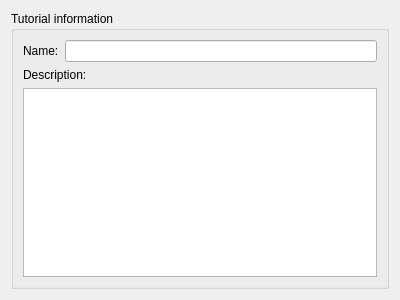
<?xml version="1.0" encoding="UTF-8"?>
<ui version="4.0">
 <class>TutorialInformationWidget</class>
 <widget class="QWidget" name="TutorialInformationWidget">
  <property name="geometry">
   <rect>
    <x>0</x>
    <y>0</y>
    <width>400</width>
    <height>300</height>
   </rect>
  </property>
  <property name="windowTitle">
   <string comment="@title">Set tutorial information</string>
  </property>
  <property name="whatsThis">
   <string comment="@info:whatsthis">&lt;para&gt;Set the name and description of the tutorial.&lt;/para&gt;
&lt;para&gt;The name and the description are shown in the dialog where the tutorial to be started is selected.&lt;/para&gt;</string>
  </property>
  <layout class="QVBoxLayout" name="tutorialInformationWidgetLayout">
   <item>
    <widget class="QGroupBox" name="tutorialInformationGroupBox">
     <property name="title">
      <string comment="@title">Tutorial information</string>
     </property>
     <layout class="QVBoxLayout" name="tutorialInformationGroupBoxLayout">
      <item>
       <layout class="QHBoxLayout" name="nameLayout">
        <item>
         <widget class="QLabel" name="nameLabel">
          <property name="text">
           <string comment="@label:textbox Noun, the name of a tutorial">Name:</string>
          </property>
          <property name="buddy">
           <cstring>nameLineEdit</cstring>
          </property>
         </widget>
        </item>
        <item>
         <widget class="KLineEdit" name="nameLineEdit"/>
        </item>
       </layout>
      </item>
      <item>
       <layout class="QVBoxLayout" name="descriptionLayout">
        <item>
         <widget class="QLabel" name="descriptionLabel">
          <property name="text">
           <string comment="@label:textbox">Description:</string>
          </property>
          <property name="buddy">
           <cstring>descriptionTextEdit</cstring>
          </property>
         </widget>
        </item>
        <item>
         <widget class="KTextEdit" name="descriptionTextEdit"/>
        </item>
       </layout>
      </item>
     </layout>
    </widget>
   </item>
  </layout>
 </widget>
 <customwidgets>
  <customwidget>
   <class>KLineEdit</class>
   <extends>QLineEdit</extends>
   <header>klineedit.h</header>
  </customwidget>
  <customwidget>
   <class>KTextEdit</class>
   <extends>QTextEdit</extends>
   <header>ktextedit.h</header>
  </customwidget>
 </customwidgets>
 <resources/>
 <connections/>
</ui>
